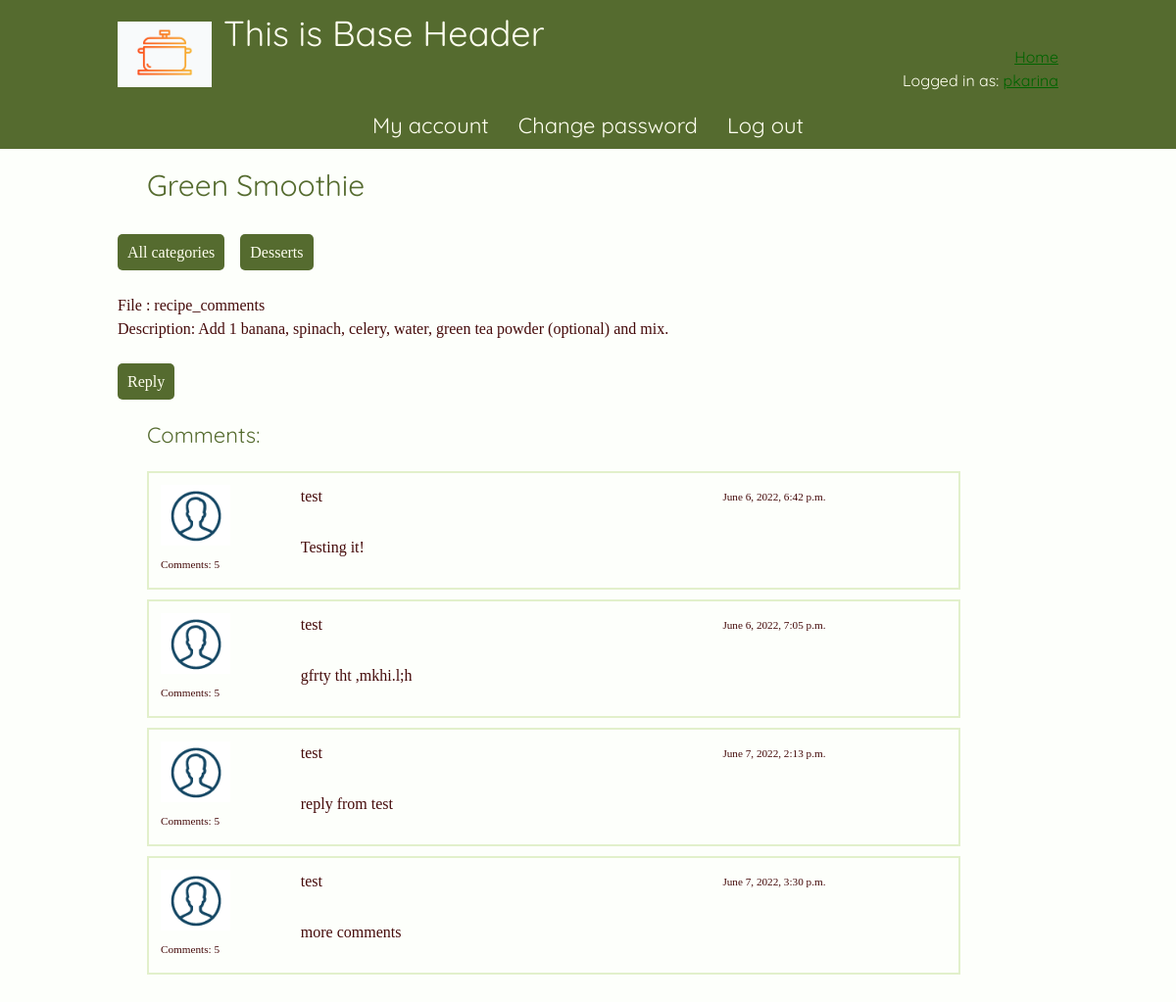
The app's page /addrecipe/1/recipes/2/ (signed in) with its own data.
### addrecipe/models.py (models this page shows, shortened)
class Recipe(models.Model):
    subject = models.CharField(max_length=100)
    cooking_time = models.PositiveIntegerField();
    rec_description = models.CharField(max_length=1000)
    last_updated = models.DateTimeField(auto_now_add=True)
    category = models.ForeignKey(Category, related_name='recipes', on_delete=models.CASCADE)
    starter = models.ForeignKey(User, related_name='recipes', on_delete=models.CASCADE)
    views = models.PositiveIntegerField(default=0)

class Category(models.Model):
    name = models.CharField(max_length=40, unique=True)
    description = models.CharField(max_length=200)

class Comment(models.Model):
    message = models.CharField(max_length=500)
    recipe = models.ForeignKey(Recipe, related_name='comments', on_delete=models.CASCADE)
    created_at = models.DateTimeField(auto_now_add=True)
    updated_at = models.DateTimeField(null=True)
    created_by = models.ForeignKey(User, related_name='comments', on_delete=models.CASCADE)
    updated_by = models.ForeignKey(User, null=True, related_name='+', on_delete=models.CASCADE)

### addrecipe/views.py (the view)
# urls.py: url(r'^(?P<pk>\d+)/recipes/(?P<recipe_pk>\d+)/$', views.recipe_comments, name='recipe_comments'),
def recipe_comments(request, pk, recipe_pk):
    recipe = get_object_or_404(Recipe, category__pk=pk, pk=recipe_pk)
    recipe.views += 1
    recipe.save()
    return render(request, 'recipe_comments.html', {'recipe': recipe})

### addrecipe/templates/recipe_comments.html (shortened to what this page needs)
{% extends 'base.html' %}
{% load static %}
{% block content %}
  <h2>{{ recipe.subject }}</h2>
  <nav class="navbutton">
	<ul>
	  <li><a href="{% url 'addrecipe:addrecipe' %}">All categories</a></li>
	  <li><a href="{% url 'addrecipe:category_recipes' recipe.category.pk %}">{{ recipe.category.name }}</a></li>
	</ul>
  </nav>
  <p>File : recipe_comments</p>
  <p>Description: {{ recipe.rec_description }}</p>
{% endblock %}
{% block content-2 %}
  <nav class="navbutton">
	<ul>
	  <li><a href="{% url 'addrecipe:reply_recipe' recipe.category.pk recipe.pk %}" class="btn" role="button">Reply</a></li>
	</ul>
  </nav>
  <h3>Comments:</h3>
  {% for comment in recipe.comments.all %}
    <div class="grid-card">
      <div class="grid-item1">
        <img src="{% static 'addrecipe/images/userr.png' %}" alt="{{ comment.created_by.username }}" class="w-100">
        <p class="small-txt">Comments: {{ comment.created_by.comments.count }}</p>
      </div>
      <div class="grid-item2">
        <p>{{ comment.created_by.username }}</p>
      </div>
	  <div class="grid-item3">
 	    <p class="small-txt">{{ comment.created_at }}</p>
      </div>
      <div class="grid-item4">
	    {{ comment.message }}
	  </div>
    </div>
  {% endfor %}
<div class="spaces"></div>
{% endblock %}

### addrecipe/templates/base.html (shortened to what this page needs)
{% load static %}
<!DOCTYPE html>
<html lang="en" dir="ltr">
<head>
	<link rel="stylesheet" type="text/css" href="{% static 'addrecipe/reset.css' %}">
    <link rel="stylesheet" type="text/css" href="{% static 'addrecipe/stylesheet.css' %}">
</head>
<body>
{% block body %}
  <header>
      <div class="content">
	    <img class="fl_l" src="{% static 'addrecipe/images/pot.png' %}" alt="will change this">
		<h1>This is Base Header</h1>
		<p class="fl_r"><a class="lighttext" href="{% url 'home' %}">Home</a></p>
		<br>
		{% if user.is_authenticated %}
            <p class="fl_r" >Logged in as: <a class="lighttext" href="{% url 'my_account' %}">{{ user.username }}</a></p>
		{% endif %}
		<br>
	  </div>
	  <div class="content">
	  <nav class="navbar">
		{% if user.is_authenticated %}
		<ul>
          <li><a class="lighttext" href="{% url 'my_account' %}">My account</a></li>
          <li><a class="lighttext" href="{% url 'password_change' %}">Change password</a></li>
          <li><a class="lighttext" class="dropdown-item" href="{% url 'logout' %}">Log out</a></li>
        </ul>
		{% else %}
        <ul>
          <li><a href="{% url 'login' %}" class="btn btn-outline-secondary">Log in</a></li>
          <li><a href="{% url 'signup' %}" class="btn btn-primary ml-2">Sign up</a></li>
        </ul>
		{% endif %}
	  </nav>
	  </div>
  </header>
<div class="content">
    {% block content %}
    {% endblock %}
	{% block content-2 %}
    {% endblock %}
</div>
{% endblock body %}
</body>
</html>

### addrecipe/static/addrecipe/stylesheet.css (style rules this page uses)
body { background: #FDFFFB; font-family: Verdana; color: #450a0a; line-height:1.5em; }
html,body { height: 100%; }
.fl_l { float:left; }
.fl_r { float:right; }
.content { width:960px; margin:10px auto; }
header, footer { background: darkolivegreen; color:ivory; padding-top:12px; font-family: 'Quicksand', sans-serif; }
.spaces { height:20px; }
header img { max-width: 10%; padding-right:12px; }
h1 { font-size:36px; }
h2, h3 { font-family: 'Quicksand', sans-serif; color: darkolivegreen; }
h2 { font-size:30px; padding:15px 10px 15px 30px; }
h3 { font-size:22px; padding:0px 10px 20px 30px; }
.small-txt { font-size:0.7em; }
.navbar ul { text-align:center; }
li { display:inline-block; }
.navbar { font-size:22px; }
.navbar li a { padding:12px; text-decoration:none; display:block; color:ivory; }
.navbutton ul { margin: 30px 0; }
.navbutton ul li { margin-right: 12px; }
.navbutton li a { padding:10px; text-decoration:none; background: darkolivegreen; border-radius: 5px; color:ivory; }
a:link { color: darkgreen; }
.grid-card { display: grid; grid-template-areas: 'pic create-by create-by create-by create-by create-by create-by create-at create-at' 'pic comment comment comment comment comment comment comment comment'; border: 2px solid #E2F0CB; gap:10px; padding: 12px; text-align: left; margin:5px 100px 10px 30px; }
.grid-item1 { grid-area: pic; }
.grid-item2 { grid-area: create-by; }
.grid-item3 { grid-area: create-at; }
.grid-item4 { grid-area: comment; }

### records on screen
Recipe: subject "Green Smoothie", category.name "Desserts", rec_description "Add 1 banana, spinach, celery, water, green tea powder (optional) and mix."
Comment: created_by.username (picture), created_by.comments.count "5", created_by.username "test", created_at "June 6, 2022, 6:42 p.m.", message "Testing it!"
Comment: created_by.username (picture), created_by.comments.count "5", created_by.username "test", created_at "June 6, 2022, 7:05 p.m.", message "gfrty tht ,mkhi.l;h"
Comment: created_by.username (picture), created_by.comments.count "5", created_by.username "test", created_at "June 7, 2022, 2:13 p.m.", message "reply from test"
Comment: created_by.username (picture), created_by.comments.count "5", created_by.username "test", created_at "June 7, 2022, 3:30 p.m.", message "more comments"

### other values on screen
{{ user.username }} "pkarina"
